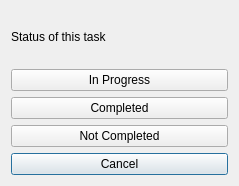
<?xml version="1.0" encoding="UTF-8"?>
<ui version="4.0">
 <class>ChangeWindow</class>
 <widget class="QDialog" name="ChangeWindow">
  <property name="geometry">
   <rect>
    <x>0</x>
    <y>0</y>
    <width>239</width>
    <height>186</height>
   </rect>
  </property>
  <property name="windowTitle">
   <string>Changing Status</string>
  </property>
  <layout class="QGridLayout" name="gridLayout_2">
   <item row="0" column="0">
    <layout class="QGridLayout" name="gridLayout">
     <item row="4" column="2">
      <widget class="QPushButton" name="pushButton_2">
       <property name="text">
        <string>Cancel</string>
       </property>
      </widget>
     </item>
     <item row="0" column="2">
      <widget class="QLabel" name="label">
       <property name="text">
        <string>Status of this task</string>
       </property>
      </widget>
     </item>
     <item row="1" column="2">
      <widget class="QPushButton" name="pushButton">
       <property name="text">
        <string>In Progress</string>
       </property>
      </widget>
     </item>
     <item row="2" column="2">
      <widget class="QPushButton" name="pushButton_3">
       <property name="text">
        <string>Completed</string>
       </property>
      </widget>
     </item>
     <item row="3" column="2">
      <widget class="QPushButton" name="pushButton_4">
       <property name="text">
        <string>Not Completed</string>
       </property>
      </widget>
     </item>
    </layout>
   </item>
  </layout>
 </widget>
 <resources/>
 <connections>
  <connection>
   <sender>pushButton</sender>
   <signal>clicked()</signal>
   <receiver>ChangeWindow</receiver>
   <slot>onInProgressPushed()</slot>
   <hints>
    <hint type="sourcelabel">
     <x>125</x>
     <y>51</y>
    </hint>
    <hint type="destinationlabel">
     <x>904</x>
     <y>82</y>
    </hint>
   </hints>
  </connection>
  <connection>
   <sender>pushButton_3</sender>
   <signal>clicked()</signal>
   <receiver>ChangeWindow</receiver>
   <slot>onCompletedPushed()</slot>
   <hints>
    <hint type="sourcelabel">
     <x>186</x>
     <y>89</y>
    </hint>
    <hint type="destinationlabel">
     <x>1082</x>
     <y>146</y>
    </hint>
   </hints>
  </connection>
  <connection>
   <sender>pushButton_4</sender>
   <signal>clicked()</signal>
   <receiver>ChangeWindow</receiver>
   <slot>onNotCompletedPushed()</slot>
   <hints>
    <hint type="sourcelabel">
     <x>152</x>
     <y>119</y>
    </hint>
    <hint type="destinationlabel">
     <x>1101</x>
     <y>53</y>
    </hint>
   </hints>
  </connection>
  <connection>
   <sender>pushButton_2</sender>
   <signal>clicked()</signal>
   <receiver>ChangeWindow</receiver>
   <slot>on_CancelPushed()</slot>
   <hints>
    <hint type="sourcelabel">
     <x>106</x>
     <y>156</y>
    </hint>
    <hint type="destinationlabel">
     <x>866</x>
     <y>204</y>
    </hint>
   </hints>
  </connection>
 </connections>
 <slots>
  <slot>onInProgressPushed()</slot>
  <slot>onCompletedPushed()</slot>
  <slot>onNotCompletedPushed()</slot>
  <slot>on_CancelPushed()</slot>
 </slots>
</ui>
